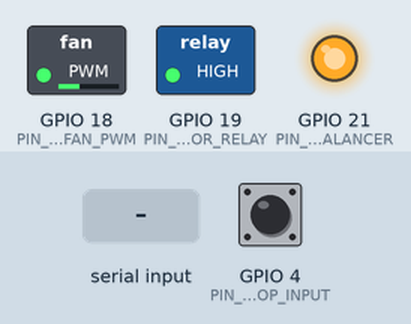
Simulated run of this sketch. Board: ESP32. On the bench: switched loads named in the sketch (green lamp = pin HIGH), output pins drawn as LEDs (lit = HIGH). Inputs (shaded band) come from the test bench; at power-on: GPIO 4 (PIN_ESTOP_INPUT) HIGH. Random numbers use the default seed unless the sketch sets one; what the sketch prints to the serial monitor is not drawn.

Above: at 1.2 s.
1.3 s: GPIO 4 (PIN_ESTOP_INPUT) pulled LOW for 0.15 s
At 1.9 s:
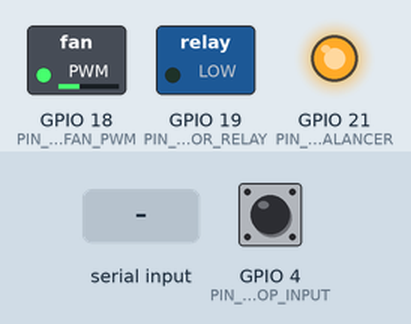
5.9 s: "RESET_ESTOP\n" received over Serial
At 6.6 s:
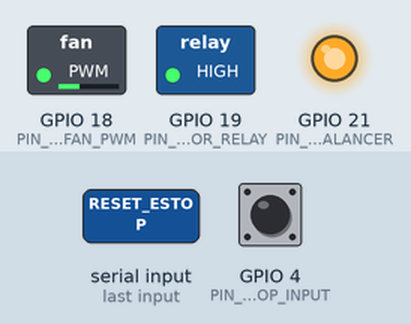
7.4 s: GPIO 4 (PIN_ESTOP_INPUT) pulled LOW for 1 s
At 7.7 s:
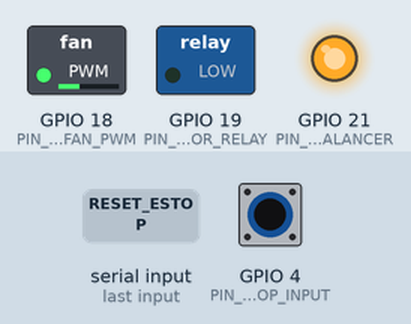
Timing chart, 0 to 10.4 s (numbered marks = the images above; inputs shaded):
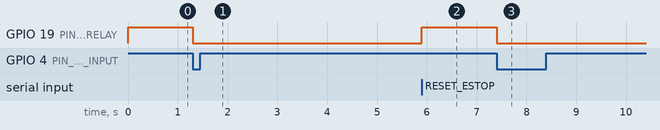

Measured:
- after the input at 1.3 s, GPIO 19 (PIN_CONTACTOR_RELAY): HIGH → LOW at once
- after the input at 5.9 s, GPIO 19 (PIN_CONTACTOR_RELAY): LOW → HIGH at once
- after the input at 7.4 s, GPIO 19 (PIN_CONTACTOR_RELAY): HIGH → LOW at once

The sketch:

ecobat_esp32_firmware.ino
```cpp
/*
 * ======================================================================================
 * ECOBAT Smart AI BMS - ESP32 / Arduino Hardware Prototype Firmware
 * ======================================================================================
 * Features:
 *  - 16-Cell Li-ion Series (16S) ADC Voltage & Temperature Acquisition
 *  - Bi-Directional USB Web Serial API Communication (115200 bps, JSON Frame)
 *  - High-Voltage Main Contactor Relay Control (Pin 19)
 *  - Active Cell Balancer Transistor Bank (Pin 21)
 *  - Cooling Fan PWM Speed Controller (Pin 18, 25kHz)
 *  - Emergency Stop Fail-Safe (Hardware & Software E-Stop)
 * ======================================================================================
 */

#include <Arduino.h>

// Pin Definitions
#define PIN_CONTACTOR_RELAY  19
#define PIN_COOLING_FAN_PWM  18
#define PIN_ACTIVE_BALANCER  21
#define PIN_ESTOP_INPUT      4
#define PIN_CURRENT_SENSOR   34
#define PIN_TEMP_SENSOR      35

// PWM Fan Configuration
const int PWM_FREQ = 25000;
const int PWM_CHANNEL = 0;
const int PWM_RESOLUTION = 8; // 0 - 255

// BMS Prototype Telemetry State
float pack_voltage = 350.4;
float pack_current = -42.8;
float pack_temp = 29.2;
float soc = 64.8;
float cell_voltages[16];
bool contactor_closed = true;
bool estop_active = false;
int cooling_fan_pwm = 35; // 0 - 100%
String balancer_mode = "AUTO";

unsigned long last_telemetry_time = 0;
const unsigned long TELEMETRY_INTERVAL_MS = 1000;

void setup() {
  Serial.begin(115200);

  pinMode(PIN_CONTACTOR_RELAY, OUTPUT);
  pinMode(PIN_ACTIVE_BALANCER, OUTPUT);
  pinMode(PIN_ESTOP_INPUT, INPUT_PULLUP);

  // Configure PWM for Cooling Fan
  ledcSetup(PWM_CHANNEL, PWM_FREQ, PWM_RESOLUTION);
  ledcAttachPin(PIN_COOLING_FAN_PWM, PWM_CHANNEL);
  ledcWrite(PWM_CHANNEL, map(cooling_fan_pwm, 0, 100, 0, 255));

  digitalWrite(PIN_CONTACTOR_RELAY, HIGH); // Contactor Engaged
  digitalWrite(PIN_ACTIVE_BALANCER, HIGH);

  // Initialize 16 Cell Mock Readings
  for (int i = 0; i < 16; i++) {
    cell_voltages[i] = 3.645 + (i % 4) * 0.003;
  }

  Serial.println("{\"msg\":\"ECOBAT_PROTOTYPE_ONLINE\",\"baud\":115200,\"firmware\":\"v3.1\"}");
}

void parse_incoming_command(String json_str) {
  // Simple JSON command parser for embedded systems
  if (json_str.indexOf("SET_CONTACTOR") >= 0) {
    if (json_str.indexOf("CLOSED") >= 0 || json_str.indexOf("true") >= 0) {
      contactor_closed = true;
      digitalWrite(PIN_CONTACTOR_RELAY, HIGH);
      Serial.println("{\"ack\":\"SET_CONTACTOR\",\"state\":\"CLOSED\"}");
    } else {
      contactor_closed = false;
      digitalWrite(PIN_CONTACTOR_RELAY, LOW);
      Serial.println("{\"ack\":\"SET_CONTACTOR\",\"state\":\"OPEN\"}");
    }
  } else if (json_str.indexOf("SET_FAN_PWM") >= 0) {
    int val_idx = json_str.indexOf("\"value\":");
    if (val_idx >= 0) {
      cooling_fan_pwm = json_str.substring(val_idx + 8).toInt();
      cooling_fan_pwm = constrain(cooling_fan_pwm, 0, 100);
      ledcWrite(PWM_CHANNEL, map(cooling_fan_pwm, 0, 100, 0, 255));
      Serial.print("{\"ack\":\"SET_FAN_PWM\",\"pwm\":");
      Serial.print(cooling_fan_pwm);
      Serial.println("}");
    }
  } else if (json_str.indexOf("TRIGGER_ESTOP") >= 0) {
    estop_active = true;
    contactor_closed = false;
    digitalWrite(PIN_CONTACTOR_RELAY, LOW);
    Serial.println("{\"ack\":\"ESTOP_ACTIVATED\",\"contactor\":\"OPEN\"}");
  } else if (json_str.indexOf("RESET_ESTOP") >= 0) {
    estop_active = false;
    contactor_closed = true;
    digitalWrite(PIN_CONTACTOR_RELAY, HIGH);
    Serial.println("{\"ack\":\"ESTOP_RESET\",\"contactor\":\"CLOSED\"}");
  } else if (json_str.indexOf("PING") >= 0) {
    Serial.println("{\"ack\":\"PONG\",\"uptime_ms\":");
    Serial.print(millis());
    Serial.println("}");
  }
}

void loop() {
  // 1. Process Incoming Serial Commands from Web Serial API
  if (Serial.available()) {
    String cmd_str = Serial.readStringUntil('\n');
    cmd_str.trim();
    if (cmd_str.length() > 0) {
      parse_incoming_command(cmd_str);
    }
  }

  // 2. Hardware E-Stop Button Check
  if (digitalRead(PIN_ESTOP_INPUT) == LOW && !estop_active) {
    estop_active = true;
    contactor_closed = false;
    digitalWrite(PIN_CONTACTOR_RELAY, LOW);
    Serial.println("{\"alert\":\"HARDWARE_ESTOP_TRIPPED\"}");
  }

  // 3. Periodic Telemetry Stream (JSON Frame at 1Hz or faster)
  if (millis() - last_telemetry_time >= TELEMETRY_INTERVAL_MS) {
    last_telemetry_time = millis();

    // In a real build, read analogRead(PIN_CURRENT_SENSOR), etc.
    // Here we update dynamic mock sensor values for demonstration
    if (contactor_closed && !estop_active) {
      soc = max(0.0f, soc - 0.05f);
      pack_current = -42.0 + (random(-20, 20) / 10.0);
    } else {
      pack_current = 0.0;
    }
    pack_voltage = 300.0 + (soc / 100.0) * 100.0;
    pack_temp = 29.0 + (cooling_fan_pwm > 50 ? -0.5 : 0.8);

    // Format Serial JSON Telemetry Packet
    Serial.print("{\"type\":\"TELEMETRY\",\"source\":\"ESP32_HARDWARE\",");
    Serial.print("\"voltage\":"); Serial.print(pack_voltage, 1); Serial.print(",");
    Serial.print("\"current\":"); Serial.print(pack_current, 1); Serial.print(",");
    Serial.print("\"temperature\":"); Serial.print(pack_temp, 1); Serial.print(",");
    Serial.print("\"soc\":"); Serial.print(soc, 1); Serial.print(",");
    Serial.print("\"contactor\":"); Serial.print(contactor_closed ? "\"CLOSED\"" : "\"OPEN\""); Serial.print(",");
    Serial.print("\"fan_pwm\":"); Serial.print(cooling_fan_pwm); Serial.print(",");
    Serial.print("\"estop\":"); Serial.print(estop_active ? "true" : "false"); Serial.print(",");

    // Cell Voltages
    Serial.print("\"cells\":[");
    float base_v = pack_voltage / 96.0;
    for (int i = 0; i < 16; i++) {
      float cv = base_v + (random(-10, 10) / 1000.0);
      Serial.print(cv, 3);
      if (i < 15) Serial.print(",");
    }
    Serial.println("]}");
  }
}
```
